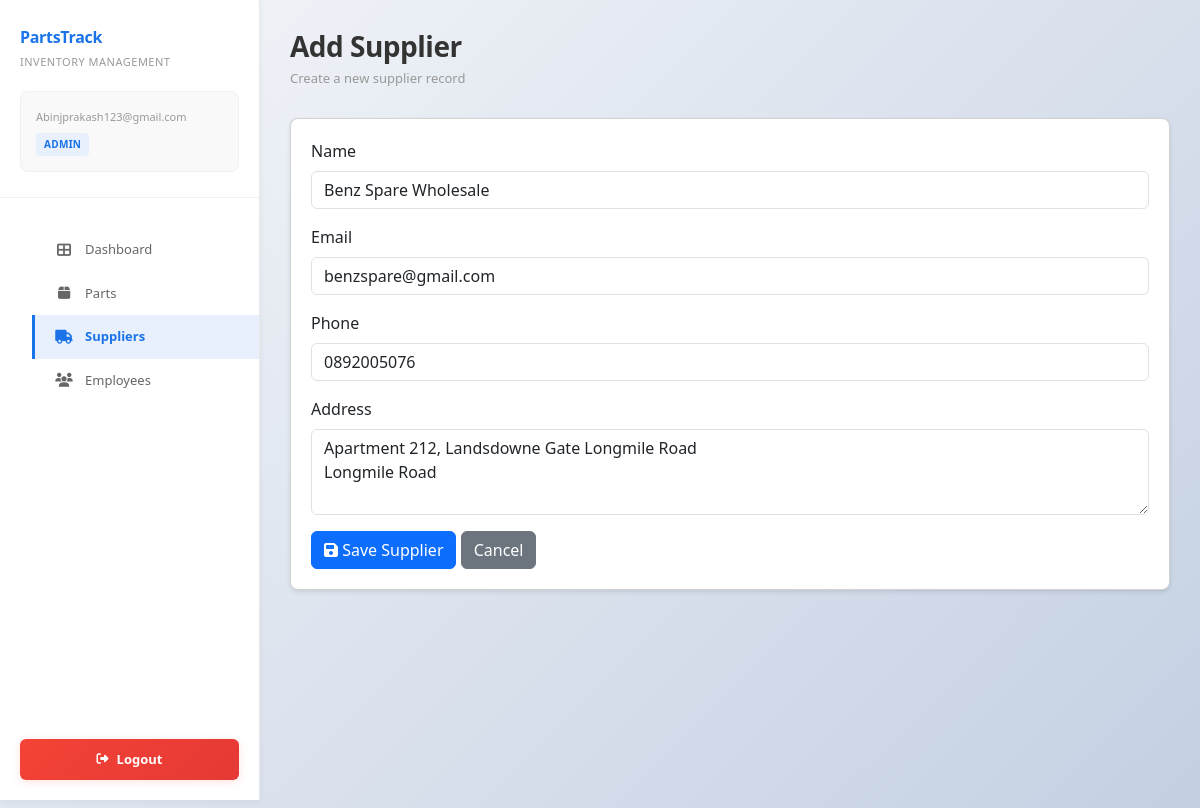
Page /suppliers/2/edit/ (signed in) on the committed database.
### inventory/models.py (models this page shows, shortened)
class Supplier(models.Model):
    name = models.CharField(max_length=200)
    email = models.EmailField(blank=True)
    phone = models.CharField(max_length=20, blank=True)
    address = models.TextField(blank=True)
    created_at = models.DateTimeField(auto_now_add=True)

### inventory/views.py (the view)
@login_required(login_url="login")
@require_http_methods(["GET", "POST"])
def edit_supplier(request, supplier_id):
    if not (request.user.is_staff or request.user.is_superuser):
        return redirect("employee_dashboard")
    supplier = get_object_or_404(Supplier, id=supplier_id)
    if request.method == "POST":
        form = SupplierForm(request.POST, instance=supplier)
        if form.is_valid():
            form.save()
            return redirect("sales_list")
    else:
        form = SupplierForm(instance=supplier)
    return render(
        request,
        "inventory/add_supplier.html",
        {"form": form, "user_role": "admin"},
    )

### inventory/forms.py
class SupplierForm(forms.ModelForm):
    class Meta:
        model = Supplier
        fields = ["name", "email", "phone", "address"]
        widgets = {
            "name": forms.TextInput(
                attrs={"class": "form-control", "placeholder": "Supplier Name"},
            ),
            "email": forms.EmailInput(
                attrs={"class": "form-control", "placeholder": "Email (optional)"},
            ),
            "phone": forms.TextInput(
                attrs={"class": "form-control", "placeholder": "Phone (optional)"},
            ),
            "address": forms.Textarea(
                attrs={
                    "class": "form-control",
                    "rows": 3,
                    "placeholder": "Address",
                },
            ),
        }

### inventory/templates/inventory/add_supplier.html (shortened to what this page needs)
<!DOCTYPE html>
<html lang="en">
<head>
    {% load static %}
    <link rel="stylesheet" href="https://cdn.jsdelivr.net/npm/bootstrap@5.3.2/dist/css/bootstrap.min.css">
    <link rel="stylesheet" href="https://cdnjs.cloudflare.com/ajax/libs/font-awesome/6.4.0/css/all.min.css">
    <link rel="stylesheet" href="{% static 'css/dashboard.css' %}">
</head>
<body>
<div class="main-container">
    <aside class="sidebar">
        <div class="sidebar-header">
            <div class="sidebar-brand">PartsTrack</div>
            <div class="sidebar-subtitle">Inventory Management</div>
            <div class="user-profile">
                <div class="user-email">{{ user.email }}</div>
                <span class="user-role-badge">{{ user_role }}</span>
            </div>
        </div>
        <ul class="sidebar-menu">
            <li><a href="{% url 'dashboard' %}"><i class="fas fa-th-large"></i> Dashboard</a></li>
            <li><a href="{% url 'spare_parts_list' %}"><i class="fas fa-box"></i> Parts</a></li>
            <li><a href="{% url 'sales_list' %}" class="active"><i class="fas fa-truck"></i> Suppliers</a></li>
            <li><a href="{% url 'employees_list' %}"><i class="fas fa-users"></i> Employees</a></li>
        </ul>
        <button class="logout-btn" onclick="window.location.href='{% url 'logout' %}'">
            <i class="fas fa-sign-out-alt"></i> Logout
        </button>
    </aside>
    <main class="main-content">
        <div class="page-header">
            <h1 class="page-title">Add Supplier</h1>
            <p class="page-subtitle">Create a new supplier record</p>
        </div>
        <div class="card" style="background:white;border-radius:8px;padding:20px;box-shadow:0 2px 4px rgba(0,0,0,.1);">
            <form method="post">
                <div class="mb-3">
                    <label class="form-label">Name</label>
                    {{ form.name }}
                </div>
                <div class="mb-3">
                    <label class="form-label">Email</label>
                    {{ form.email }}
                </div>
                <div class="mb-3">
                    <label class="form-label">Phone</label>
                    {{ form.phone }}
                </div>
                <div class="mb-3">
                    <label class="form-label">Address</label>
                    {{ form.address }}
                </div>
                <button type="submit" class="btn btn-primary">
                    <i class="fas fa-save"></i> Save Supplier
                </button>
                <a href="{% url 'sales_list' %}" class="btn btn-secondary">
                    Cancel
                </a>
            </form>
        </div>
    </main>
</div>
</body>
</html>

### inventory/static/css/dashboard.css (style rules this page uses)
* { margin: 0; padding: 0; box-sizing: border-box; }
html { scroll-behavior: smooth; }
body { font-family: 'Segoe UI', Tahoma, Geneva, Verdana, sans-serif; background: linear-gradient(135deg, #f5f7fa 0%, #c3cfe2 100%); background-attachment: fixed; min-height: 100vh; padding-bottom: 40px; color: #333; }
.main-container { display: flex; min-height: 100vh; }
.sidebar { width: 260px; background: #fff; border-right: 1px solid #e8e8e8; padding: 25px 0; position: fixed; height: 100vh; overflow-y: auto; box-shadow: 0 2px 8px rgba(0, 0, 0, 0.05); z-index: 1000; transition: all 0.3s ease; }
.sidebar-header { padding: 0 20px 25px; border-bottom: 1px solid #f0f0f0; }
.sidebar-brand { font-size: 16px; font-weight: 700; color: #1a73e8; margin-bottom: 5px; letter-spacing: -0.3px; }
.sidebar-subtitle { font-size: 11px; color: #999; text-transform: uppercase; letter-spacing: 0.5px; font-weight: 500; }
.user-profile { background: #f9f9f9; padding: 15px; border-radius: 8px; margin-top: 20px; font-size: 12px; border: 1px solid #f0f0f0; }
.user-profile .user-email { color: #999; font-size: 11px; margin-bottom: 8px; word-break: break-word; }
.user-role-badge { display: inline-block; background: #e8f0fe; color: #1a73e8; padding: 4px 8px; border-radius: 4px; font-size: 10px; font-weight: 600; text-transform: uppercase; letter-spacing: 0.3px; }
.sidebar-menu { list-style: none; margin-top: 30px; }
.sidebar-menu li { margin-bottom: 0; }
.sidebar-menu a { color: #666; text-decoration: none; display: flex; align-items: center; gap: 12px; padding: 12px 20px; font-size: 13px; transition: all 0.3s ease; border-left: 3px solid transparent; font-weight: 500; }
.sidebar-menu a.active { background: #e8f0fe; color: #1a73e8; border-left-color: #1a73e8; font-weight: 600; }
.sidebar-menu i { width: 18px; text-align: center; font-size: 14px; }
.logout-btn { position: absolute; bottom: 20px; left: 20px; right: 20px; background: linear-gradient(135deg, #f44336 0%, #e53935 100%); color: #fff; border: none; padding: 11px 16px; border-radius: 6px; font-weight: 600; cursor: pointer; transition: all 0.3s ease; display: flex; align-items: center; justify-content: center; gap: 8px; font-size: 13px; box-shadow: 0 2px 8px rgba(244, 67, 54, 0.15); }
.logout-btn i { font-size: 12px; }
.main-content { flex: 1; margin-left: 260px; padding: 30px; animation: slideIn 0.3s ease; }
.page-header { margin-bottom: 30px; }
.page-title { font-size: 28px; font-weight: 700; color: #333; margin-bottom: 5px; letter-spacing: -0.5px; }
.page-subtitle { font-size: 13px; color: #999; font-weight: 500; }
html { touch-action: manipulation; }
body { min-width: 320px; zoom: 100%; -webkit-text-size-adjust: 100%; -moz-text-size-adjust: 100%; -ms-text-size-adjust: 100%; text-size-adjust: 100%; }
.sidebar { zoom: 1; transform: translateZ(0); }
.main-content { zoom: 1; transform: translateZ(0); }

### rows in the picture
Supplier: name "Benz Spare Wholesale", email "benzspare@gmail.com", phone "0892005076", address "Apartment 212, Landsdowne Gate Longmile Road Longmile Road"

### other values in the picture
{{ user.email }} "Abinjprakash123@gmail.com"
{{ user_role }} "ADMIN"
